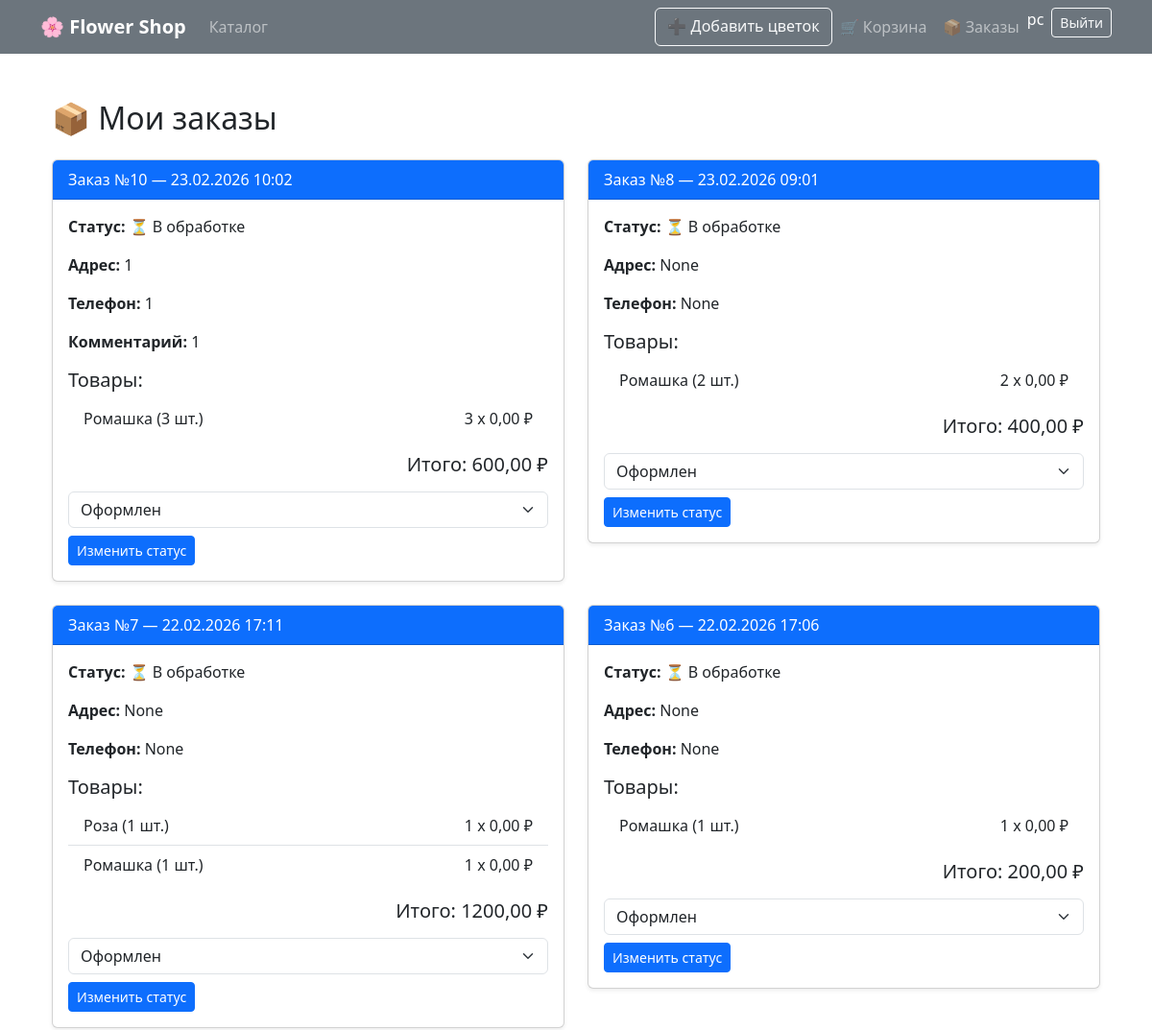
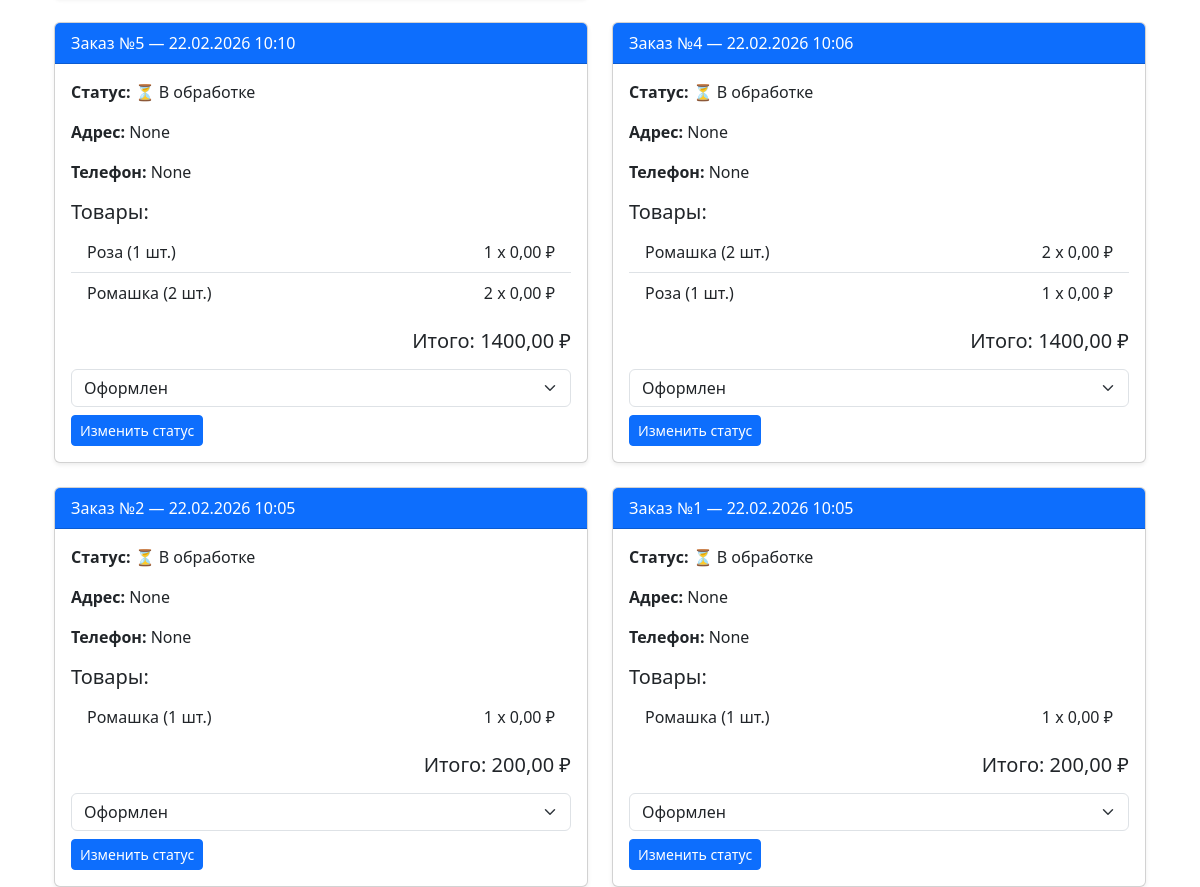
The page /orders/ (signed in) on the database as committed earlier (2 pictures, top to bottom).
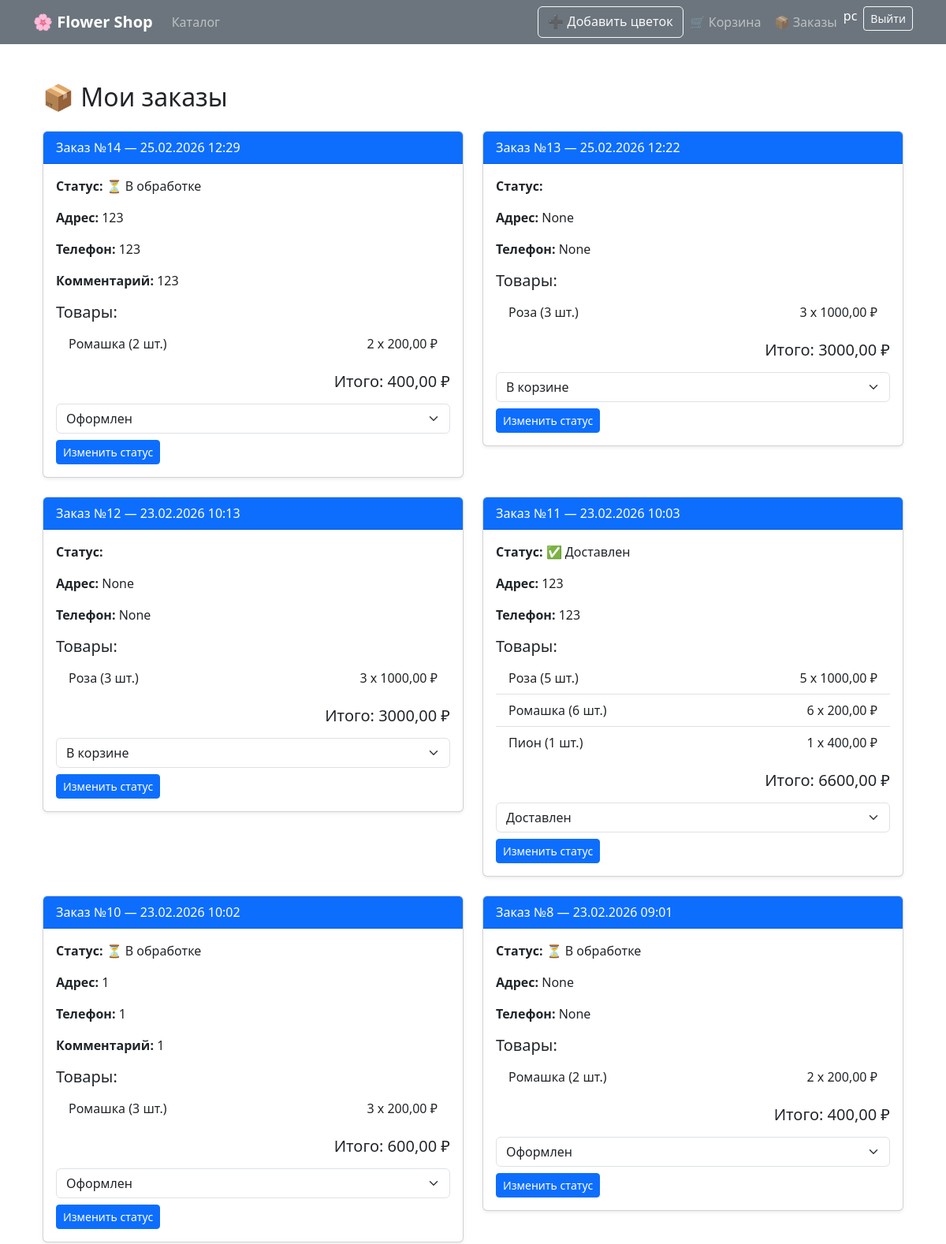
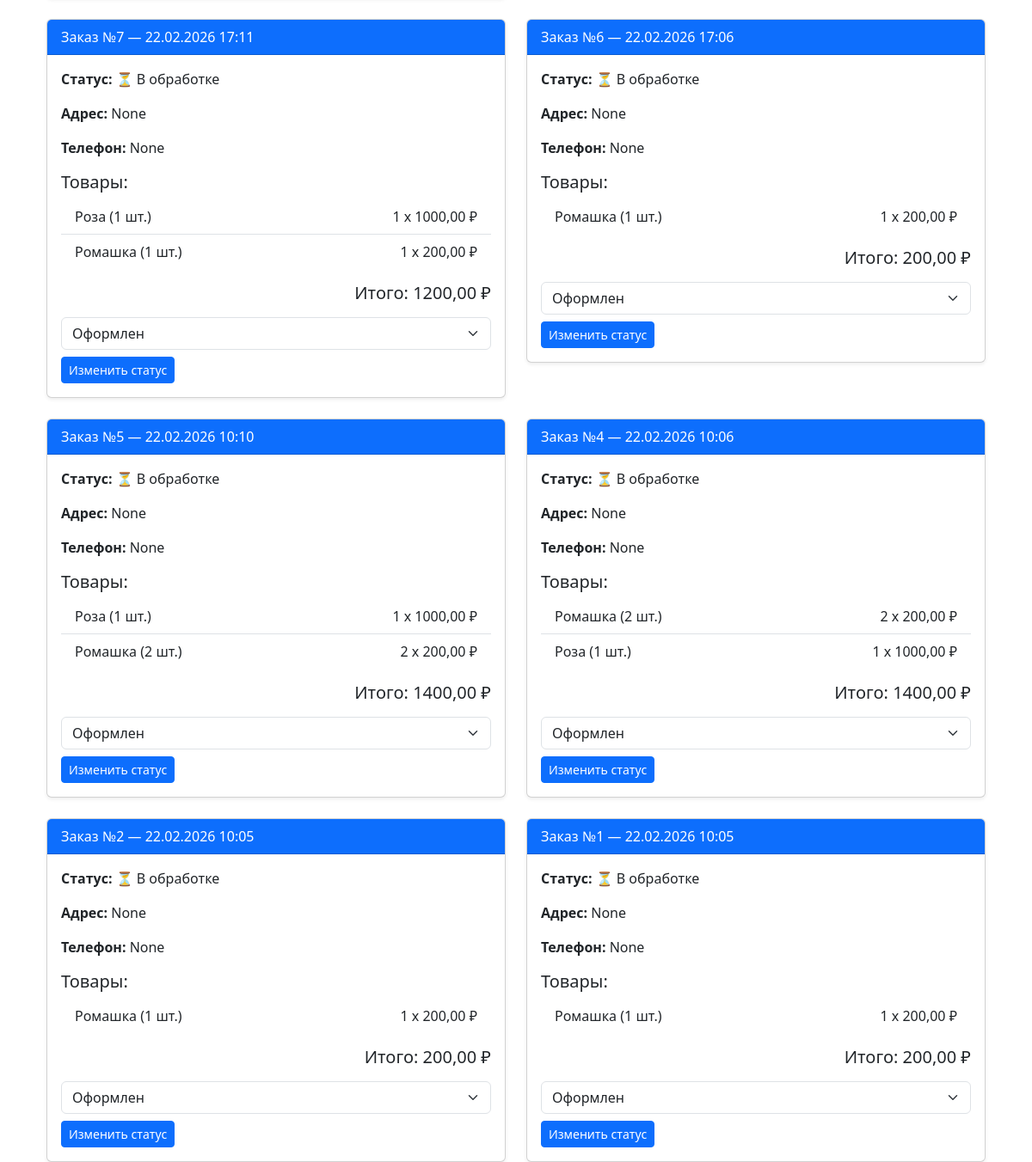
The same page on the database as committed later (2 pictures, top to bottom).
### shop/models.py (models this page shows, shortened)
class Order(models.Model):
    STATUS_CHOICES = [
    ('cart', 'В корзине'),
    ('placed', 'Оформлен'),
    ('processing', 'В обработке'),
    ('delivered', 'Доставлен'),
    ('cancelled', 'Отменён'),
    ]
    address = models.CharField(max_length=255, null=True, blank=True)
    phone = models.CharField(max_length=20, null=True, blank=True)
    comment = models.TextField(null=True, blank=True)
    user = models.ForeignKey(User, on_delete=models.CASCADE)
    date = models.DateTimeField(auto_now_add=True)
    status = models.CharField(max_length=20, choices=STATUS_CHOICES, default='cart')
    @property
    def total_cost(self):
        return sum(item.total_price for item in self.items.all())

class OrderItem(models.Model):
    order = models.ForeignKey(Order, on_delete=models.CASCADE, related_name='items')
    flower = models.ForeignKey(Flower, on_delete=models.CASCADE)
    quantity = models.PositiveIntegerField(default=1)
    price = models.DecimalField(max_digits=8, decimal_places=2, null=True, blank=True)
    @property
    def unit_price(self):
        return self.price if self.price else self.flower.price
    @property
    def total_price(self):
        return self.unit_price * self.quantity

class Flower(models.Model):
    name = models.CharField(max_length=100)
    description = models.TextField()
    price = models.DecimalField(max_digits=8, decimal_places=2)
    stock = models.IntegerField()
    image = models.ImageField(upload_to='flowers/', null=True, blank=True)

### shop/views.py (the view)
# urls.py: path('orders/', views.orders_history, name='orders_history'),
@login_required
def orders_history(request):
    if request.user.is_staff:
        orders = Order.objects.exclude(status='cart').order_by('-date')
    else:
        orders = Order.objects.filter(
            user=request.user
        ).exclude(status='cart').order_by('-date')
    return render(request, 'shop/orders_history.html', {
        'orders': orders,
        'Order': Order
    })

### shop/templates/shop/orders_history.html (shortened to what this page needs)
{% extends 'shop/base.html' %}
{% block content %}
<div class="container mt-5">
    <h2 class="mb-4">📦 Мои заказы</h2>
    {% if orders %}
        <div class="row row-cols-1 row-cols-md-2 g-4">
            {% for order in orders %}
                <div class="col">
                    <div class="card shadow-sm">
                        <div class="card-header bg-primary text-white">
                            Заказ №{{ order.id }} — {{ order.date|date:"d.m.Y H:i" }}
                        </div>
                        <div class="card-body">
                            <p><strong>Статус:</strong>
                                {% if order.status == 'cart' %}
                                    🛒 В корзине
                                {% elif order.status == 'placed' %}
                                    ⏳ В обработке
                                {% elif order.status == 'delivered' %}
                                    ✅ Доставлен
                                {% endif %}
                            </p>
                            <p><strong>Адрес:</strong> {{ order.address }}</p>
                            <p><strong>Телефон:</strong> {{ order.phone }}</p>
                            {% if order.comment %}
                                <p><strong>Комментарий:</strong> {{ order.comment }}</p>
                            {% endif %}
                            <h5 class="mt-3">Товары:</h5>
                            <ul class="list-group list-group-flush mb-3">
                                {% for item in order.items.all %}
                                    <li class="list-group-item d-flex justify-content-between align-items-center">
                                        {{ item.flower.name }} ({{ item.quantity }} шт.)
                                        <span>{{ item.quantity }} x {{ item.price }} ₽</span>
                                    </li>
                                {% endfor %}
                            </ul>
                            <h5 class="text-end">Итого: {{ order.total_cost }} ₽</h5>
                            {% if user.is_staff %}
                            <form method="post" action="{% url 'update_order_status' order.id %}" class="mt-3">
                                <select name="status" class="form-select mb-2">
                                    {% for key, value in order.STATUS_CHOICES %}
                                        <option value="{{ key }}" {% if order.status == key %}selected{% endif %}>
                                            {{ value }}
                                        </option>
                                    {% endfor %}
                                </select>
                                <button type="submit" class="btn btn-primary btn-sm">
                                    Изменить статус
                                </button>
                            </form>
                            {% endif %}
                        </div>
                    </div>
                </div>
            {% endfor %}
        </div>
    {% else %}
        <div class="alert alert-info">У вас пока нет заказов.</div>
    {% endif %}
</div>
{% endblock %}

Rows that differ between the two databases and show on the page:
added Order: id "14", date "25.02.2026 12:29", shows "⏳ В обработке", address "123", phone "123", comment "123", total_cost "400,00", status "Оформлен"
added OrderItem: flower.name "Ромашка", quantity "2", price "200,00", shown under "14"
added Order: id "13", date "25.02.2026 12:22", address "None", phone "None", total_cost "3000,00", status "В корзине"
added OrderItem: flower.name "Роза", quantity "3", price "1000,00", shown under "13"
now on this page (row edited): Order: id "12", date "23.02.2026 10:13", address "None", phone "None", total_cost "3000,00", status "В корзине"
now on this page (row edited): OrderItem: flower.name "Роза", quantity "3", price "1000,00", shown under "12"
now on this page (row edited): Order: id "11", date "23.02.2026 10:03", shows "✅ Доставлен", address "123", phone "123", total_cost "6600,00", status "Доставлен"
now on this page (row edited): OrderItem: flower.name "Роза", quantity "5", price "1000,00", shown under "11"
now on this page (row edited): OrderItem: flower.name "Ромашка", quantity "6", price "200,00", shown under "11"
added OrderItem: flower.name "Пион", quantity "1", price "400,00", shown under "11"
changed OrderItem (number 7 of 17 on the later page): price "0,00" → "200,00"
changed OrderItem (number 8 of 17 on the later page): price "0,00" → "200,00"
changed OrderItem (number 9 of 17 on the later page): price "0,00" → "1000,00"
changed OrderItem (number 10 of 17 on the later page): price "0,00" → "200,00"
changed OrderItem (number 11 of 17 on the later page): price "0,00" → "200,00"
changed OrderItem (number 12 of 17 on the later page): price "0,00" → "1000,00"
changed OrderItem (number 13 of 17 on the later page): price "0,00" → "200,00"
changed OrderItem (number 14 of 17 on the later page): price "0,00" → "200,00"
changed OrderItem (number 15 of 17 on the later page): price "0,00" → "1000,00"
changed OrderItem (number 16 of 17 on the later page): price "0,00" → "200,00"
changed OrderItem (number 17 of 17 on the later page): price "0,00" → "200,00"
